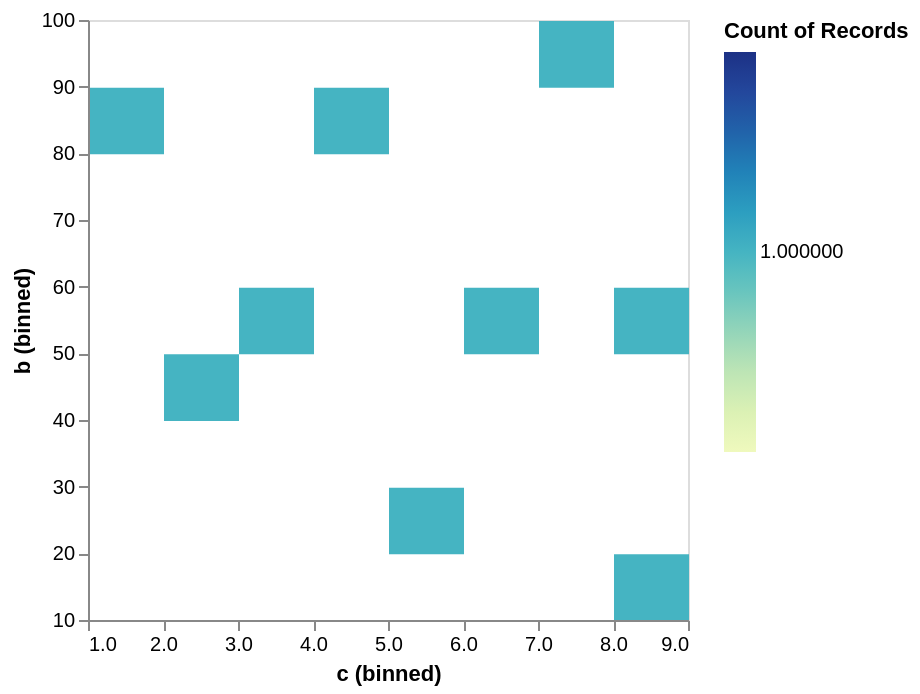

Source (Vega-Lite JSON):
### Vega specification from a JSON file in a GitHub repository (floating-point values rounded to 4 significant figures)
{"$schema": "https://vega.github.io/schema/vega/v6.json", "background": "white", "padding": 5, "width": 300, "height": 300, "style": "cell", "data": [{"name": "source_0", "values": [{"a": "A", "b": 28, "c": 5, "g": "x"}, {"a": "B", "b": 55, "c": 9, "g": "y"}, {"a": "C", "b": 43, "c": 2, "g": "x"}, {"a": "D", "b": 91, "c": 7, "g": "y"}, {"a": "E", "b": 81, "c": 4, "g": "x"}, {"a": "F", "b": 53, "c": 6, "g": "y"}, {"a": "G", "b": 19, "c": 8, "g": "x"}, {"a": "H", "b": 87, "c": 1, "g": "y"}, {"a": "I", "b": 52, "c": 3, "g": "x"}]}, {"name": "data_0", "source": "source_0", "transform": [{"type": "extent", "field": "c", "signal": "bin_maxbins_10_c_extent"}, {"type": "bin", "field": "c", "as": ["bin_maxbins_10_c", "bin_maxbins_10_c_end"], "signal": "bin_maxbins_10_c_bins", "extent": {"signal": "bin_maxbins_10_c_extent"}, "maxbins": 10}, {"type": "extent", "field": "b", "signal": "bin_maxbins_10_b_extent"}, {"type": "bin", "field": "b", "as": ["bin_maxbins_10_b", "bin_maxbins_10_b_end"], "signal": "bin_maxbins_10_b_bins", "extent": {"signal": "bin_maxbins_10_b_extent"}, "maxbins": 10}, {"type": "aggregate", "groupby": ["bin_maxbins_10_c", "bin_maxbins_10_c_end", "bin_maxbins_10_b", "bin_maxbins_10_b_end"], "ops": ["count"], "fields": [null], "as": ["__count"]}, {"type": "filter", "expr": "isValid(datum[\"bin_maxbins_10_c\"]) && isFinite(+datum[\"bin_maxbins_10_c\"]) && isValid(datum[\"bin_maxbins_10_b\"]) && isFinite(+datum[\"bin_maxbins_10_b\"])"}]}], "marks": [{"name": "marks", "type": "rect", "style": ["rect"], "from": {"data": "data_0"}, "encode": {"update": {"fill": {"scale": "color", "field": "__count"}, "description": {"signal": "\"c (binned): \" + (!isValid(datum[\"bin_maxbins_10_c\"]) || !isFinite(+datum[\"bin_maxbins_10_c\"]) ? \"null\" : format(datum[\"bin_maxbins_10_c\"], \"\") + \" – \" + format(datum[\"bin_maxbins_10_c_end\"], \"\")) + \"; b (binned): \" + (!isValid(datum[\"bin_maxbins_10_b\"]) || !isFinite(+datum[\"bin_maxbins_10_b\"]) ? \"null\" : format(datum[\"bin_maxbins_10_b\"], \"\") + \" – \" + format(datum[\"bin_maxbins_10_b_end\"], \"\")) + \"; Count of Records: \" + (format(datum[\"__count\"], \"\"))"}, "x2": {"scale": "x", "field": "bin_maxbins_10_c", "offset": {"signal": "0.5 + (abs(scale(\"x\", datum[\"bin_maxbins_10_c_end\"]) - scale(\"x\", datum[\"bin_maxbins_10_c\"])) < 0.25 ? -0.5 * (0.25 - (abs(scale(\"x\", datum[\"bin_maxbins_10_c_end\"]) - scale(\"x\", datum[\"bin_maxbins_10_c\"])))) : 0)"}}, "x": {"scale": "x", "field": "bin_maxbins_10_c_end", "offset": {"signal": "0.5 + (abs(scale(\"x\", datum[\"bin_maxbins_10_c_end\"]) - scale(\"x\", datum[\"bin_maxbins_10_c\"])) < 0.25 ? 0.5 * (0.25 - (abs(scale(\"x\", datum[\"bin_maxbins_10_c_end\"]) - scale(\"x\", datum[\"bin_maxbins_10_c\"])))) : 0)"}}, "y2": {"scale": "y", "field": "bin_maxbins_10_b", "offset": {"signal": "0.5 + (abs(scale(\"y\", datum[\"bin_maxbins_10_b_end\"]) - scale(\"y\", datum[\"bin_maxbins_10_b\"])) < 0.25 ? 0.5 * (0.25 - (abs(scale(\"y\", datum[\"bin_maxbins_10_b_end\"]) - scale(\"y\", datum[\"bin_maxbins_10_b\"])))) : 0)"}}, "y": {"scale": "y", "field": "bin_maxbins_10_b_end", "offset": {"signal": "0.5 + (abs(scale(\"y\", datum[\"bin_maxbins_10_b_end\"]) - scale(\"y\", datum[\"bin_maxbins_10_b\"])) < 0.25 ? -0.5 * (0.25 - (abs(scale(\"y\", datum[\"bin_maxbins_10_b_end\"]) - scale(\"y\", datum[\"bin_maxbins_10_b\"])))) : 0)"}}}}}], "scales": [{"name": "x", "type": "linear", "domain": {"signal": "[bin_maxbins_10_c_bins.start, bin_maxbins_10_c_bins.stop]"}, "range": [0, {"signal": "width"}], "bins": {"signal": "bin_maxbins_10_c_bins"}, "zero": false}, {"name": "y", "type": "linear", "domain": {"signal": "[bin_maxbins_10_b_bins.start, bin_maxbins_10_b_bins.stop]"}, "range": [{"signal": "height"}, 0], "bins": {"signal": "bin_maxbins_10_b_bins"}, "zero": false}, {"name": "color", "type": "linear", "domain": {"data": "data_0", "field": "__count"}, "range": "heatmap", "interpolate": "hcl", "zero": false}], "axes": [{"scale": "x", "orient": "bottom", "grid": false, "title": "c (binned)", "labelFlush": true, "labelOverlap": true, "tickCount": {"signal": "ceil(width/10)"}, "zindex": 1}, {"scale": "y", "orient": "left", "grid": false, "title": "b (binned)", "labelOverlap": true, "tickCount": {"signal": "ceil(height/10)"}, "zindex": 1}], "legends": [{"fill": "color", "gradientLength": {"signal": "clamp(height, 64, 200)"}, "title": "Count of Records"}]}
